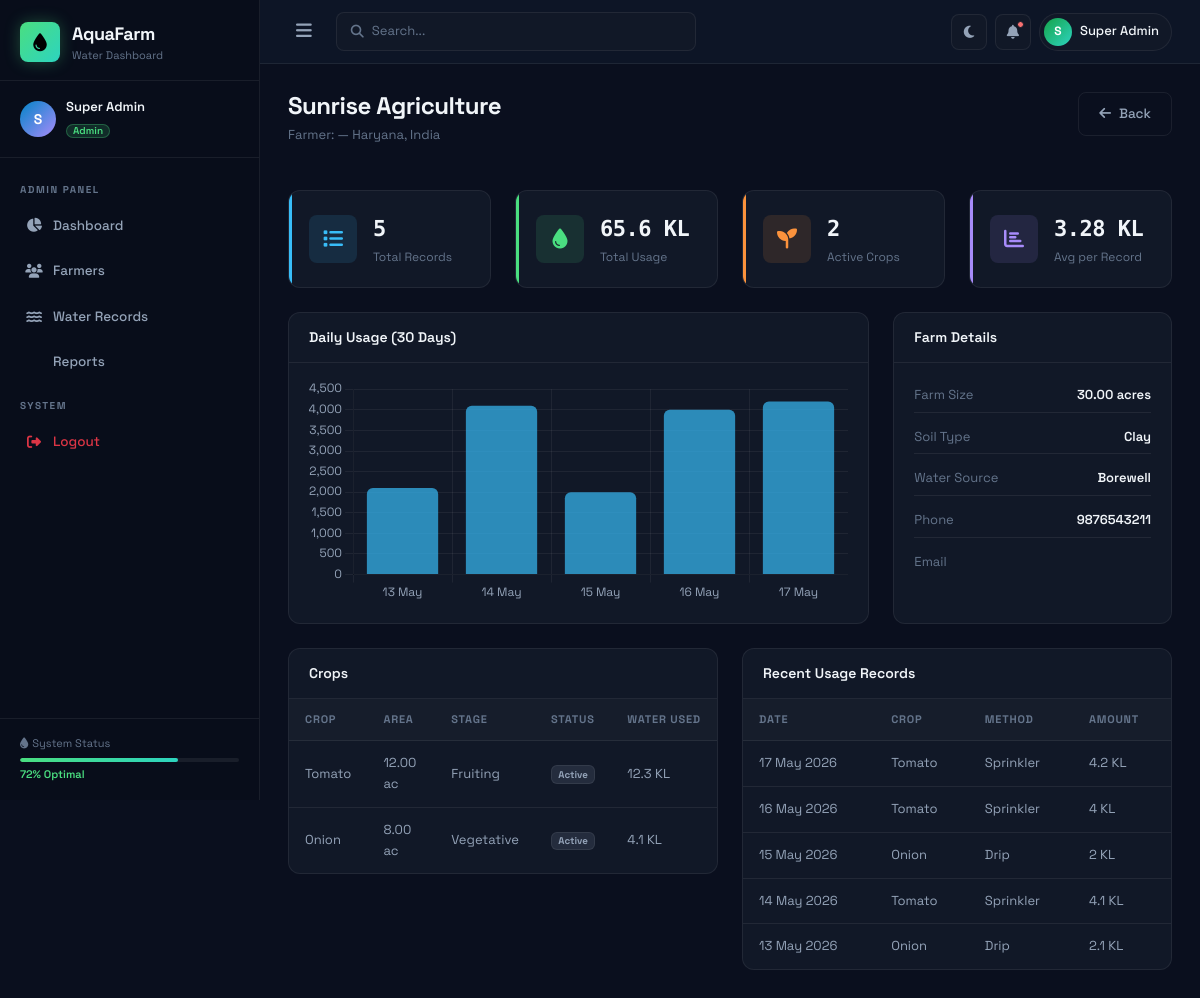
The app's page /admin/viewFarmer/2 (signed in) with its own data.
### tables this page shows
CREATE TABLE IF NOT EXISTS farmers (
    id INT AUTO_INCREMENT PRIMARY KEY,
    user_id INT NOT NULL,
    farm_name VARCHAR(150) NOT NULL,
    location VARCHAR(200) NOT NULL,
    farm_size DECIMAL(10,2) NOT NULL COMMENT 'in acres',
    soil_type ENUM('clay', 'sandy', 'loamy', 'silty', 'peaty', 'chalky') DEFAULT 'loamy',
    water_source ENUM('borewell', 'canal', 'rainwater', 'river', 'tank') DEFAULT 'borewell',
    phone VARCHAR(20) DEFAULT NULL,
    created_at TIMESTAMP DEFAULT CURRENT_TIMESTAMP,
    updated_at TIMESTAMP DEFAULT CURRENT_TIMESTAMP ON UPDATE CURRENT_TIMESTAMP,
    FOREIGN KEY (user_id) REFERENCES users(id) ON DELETE CASCADE
);

CREATE TABLE IF NOT EXISTS crops (
    id INT AUTO_INCREMENT PRIMARY KEY,
    farmer_id INT NOT NULL,
    crop_name VARCHAR(100) NOT NULL,
    crop_type ENUM('cereal', 'vegetable', 'fruit', 'pulse', 'oilseed', 'cash_crop') NOT NULL,
    area_planted DECIMAL(10,2) NOT NULL COMMENT 'in acres',
    planting_date DATE NOT NULL,
    expected_harvest DATE NOT NULL,
    water_requirement DECIMAL(10,2) NOT NULL COMMENT 'liters per day per acre',
    growth_stage ENUM('seedling', 'vegetative', 'flowering', 'fruiting', 'harvest') DEFAULT 'seedling',
    status ENUM('active', 'harvested', 'failed') DEFAULT 'active',
    created_at TIMESTAMP DEFAULT CURRENT_TIMESTAMP,
    FOREIGN KEY (farmer_id) REFERENCES farmers(id) ON DELETE CASCADE
);

CREATE TABLE IF NOT EXISTS water_usage (
    id INT AUTO_INCREMENT PRIMARY KEY,
    farmer_id INT NOT NULL,
    crop_id INT DEFAULT NULL,
    usage_date DATE NOT NULL,
    amount_used DECIMAL(10,2) NOT NULL COMMENT 'in liters',
    irrigation_method ENUM('drip', 'sprinkler', 'flood', 'furrow', 'subsurface') NOT NULL,
    duration_minutes INT NOT NULL,
    pump_power DECIMAL(5,2) DEFAULT NULL COMMENT 'in HP',
    area_irrigated DECIMAL(10,2) DEFAULT NULL COMMENT 'in acres',
    notes TEXT DEFAULT NULL,
    created_at TIMESTAMP DEFAULT CURRENT_TIMESTAMP,
    FOREIGN KEY (farmer_id) REFERENCES farmers(id) ON DELETE CASCADE,
    FOREIGN KEY (crop_id) REFERENCES crops(id) ON DELETE SET NULL
);

### app/core/Controller.php (called while the page is built, shortened)
<?php
class Controller {
    protected function model($model) {
        $modelFile = BASE_PATH . '/app/models/' . $model . '.php';
        if (file_exists($modelFile)) {
            return new $model();
        }
        die("Model {$model} not found.");
    }
    protected function render($view, $data = [], $layout = 'main') {
        extract($data);
        $layoutFile = BASE_PATH . '/app/views/layouts/' . $layout . '.php';
        require_once $layoutFile;
    }
}

### app/controllers/AdminController.php (called while the page is built, shortened)
<?php
class AdminController extends Controller {
    public function viewFarmer($farmerId) {
        $farmerModel = $this->model('FarmerModel');
        $waterModel  = $this->model('WaterUsageModel');
        $cropModel   = $this->model('CropModel');
        $farmer = $farmerModel->findById($farmerId);
        $stats = $farmerModel->getStats($farmerId);
        $dailyUsage = $farmerModel->getDailyUsage($farmerId, 30);
        $crops = $cropModel->getByFarmer($farmerId);
        $recentUsage = $waterModel->getByFarmer($farmerId, 10);
        $this->render('farmers.view', [
            'title'       => 'Farmer Details',
            'farmer'      => $farmer,
            'stats'       => $stats,
            'dailyUsage'  => $dailyUsage,
            'crops'       => $crops,
            'recentUsage' => $recentUsage,
        ], 'main');
    }
}

### app/core/Router.php (called while the page is built, shortened)
<?php
class Router {
    private $url;
    public function __construct() {
        $this->url = $this->parseUrl();
    }
    private function parseUrl() {
        if (isset($_GET['url'])) {
            return filter_var(rtrim($_GET['url'], '/'), FILTER_SANITIZE_URL);
        }
        return '';
    }
    public function route() {
        $urlParts = $this->url ? explode('/', $this->url) : [];
        $methodName = isset($urlParts[1]) && !empty($urlParts[1])
            ? strtolower($urlParts[1])
            : 'index';
        $params = array_slice($urlParts, 2);
        $controller = new $controllerName();
        call_user_func_array([$controller, $methodName], $params);
    }
}

### app/core/App.php (called while the page is built, shortened)
<?php
class App {
    public function __construct() {
        require_once BASE_PATH . '/app/core/Database.php';
        require_once BASE_PATH . '/app/core/Model.php';
        require_once BASE_PATH . '/app/core/Controller.php';
        require_once BASE_PATH . '/app/core/Router.php';
        require_once BASE_PATH . '/app/core/Helper.php';
        $router = new Router();
        $router->route();
    }
}

### public/index.php (called while the page is built, shortened)
<?php
require_once BASE_PATH . '/app/core/App.php';
new App();

### app/core/Database.php (called while the page is built, shortened)
<?php
class Database {
    private static $instance = null;
    private $connection;
    private function __construct() {
        $port = defined('DB_PORT') ? DB_PORT : '3306';
        $dsn = 'mysql:host=' . DB_HOST . ';port=' . $port . ';dbname=' . DB_NAME . ';charset=' . DB_CHARSET;
        $options = [
            PDO::ATTR_ERRMODE            => PDO::ERRMODE_EXCEPTION,
            PDO::ATTR_DEFAULT_FETCH_MODE => PDO::FETCH_ASSOC,
            PDO::ATTR_EMULATE_PREPARES   => false,
        ];
        try {
            $this->connection = new PDO($dsn, DB_USER, DB_PASS, $options);
        } catch (PDOException $e) {
            die(json_encode(['error' => 'Database connection failed: ' . $e->getMessage()]));
        }
    }
    public static function getInstance() {
        if (self::$instance === null) {
            self::$instance = new self();
        }
        return self::$instance;
    }
    public function query($sql, $params = []) {
        $stmt = $this->connection->prepare($sql);
        $stmt->execute($params);
        return $stmt;
    }
    public function fetchAll($sql, $params = []) { return $this->query($sql, $params)->fetchAll(); }
    public function fetch($sql, $params = []) { return $this->query($sql, $params)->fetch(); }
}

### app/core/Model.php (called while the page is built, shortened)
<?php
class Model {
    protected $db;
    protected $table;
    protected $primaryKey = 'id';
    public function __construct() {
        $this->db = Database::getInstance();
    }
    public function findById($id) {
        return $this->db->fetch(
            "SELECT * FROM {$this->table} WHERE {$this->primaryKey} = ?",
            [$id]
        );
    }
}

### app/models/FarmerModel.php (called while the page is built, shortened)
<?php
class FarmerModel extends Model {
    public function getStats($farmerId) {
        return $this->db->fetch(
            "SELECT
                COUNT(DISTINCT wu.id) as total_records,
                COALESCE(SUM(wu.amount_used), 0) as total_usage,
                COALESCE(AVG(wu.amount_used), 0) as avg_usage,
                COUNT(DISTINCT c.id) as crop_count,
                COUNT(DISTINCT irs.id) as scheduled_count
             FROM farmers f
             LEFT JOIN water_usage wu ON wu.farmer_id = f.id
             LEFT JOIN crops c ON c.farmer_id = f.id AND c.status = 'active'
             LEFT JOIN irrigation_schedule irs ON irs.farmer_id = f.id AND irs.status = 'pending'
             WHERE f.id = ?",
            [$farmerId]
        );
    }
    public function getDailyUsage($farmerId, $days = 30) {
        return $this->db->fetchAll(
            "SELECT usage_date, SUM(amount_used) as total
             FROM water_usage
             WHERE farmer_id = ? AND usage_date >= DATE_SUB(CURDATE(), INTERVAL ? DAY)
             GROUP BY usage_date
             ORDER BY usage_date ASC",
            [$farmerId, $days]
        );
    }
}

### app/models/CropModel.php (called while the page is built, shortened)
<?php
class CropModel extends Model {
    public function getByFarmer($farmerId) {
        return $this->db->fetchAll(
            "SELECT c.*, COALESCE(SUM(wu.amount_used), 0) as total_water_used
             FROM crops c
             LEFT JOIN water_usage wu ON wu.crop_id = c.id
             WHERE c.farmer_id = ?
             GROUP BY c.id
             ORDER BY c.status ASC, c.planting_date DESC",
            [$farmerId]
        );
    }
}

### app/models/WaterUsageModel.php (called while the page is built, shortened)
<?php
class WaterUsageModel extends Model {
    public function getByFarmer($farmerId, $limit = null) {
        $sql = "SELECT wu.*, c.crop_name, c.crop_type
                FROM water_usage wu
                LEFT JOIN crops c ON c.id = wu.crop_id
                WHERE wu.farmer_id = ?
                ORDER BY wu.usage_date DESC, wu.id DESC";
        if ($limit) $sql .= " LIMIT {$limit}";
        return $this->db->fetchAll($sql, [$farmerId]);
    }
}

### app/views/farmers/view.php (the view)
<div class="page-header">
    <div>
        <h1 class="page-title"><?= e($farmer['farm_name']) ?></h1>
        <p class="page-subtitle">Farmer: <?= e($farmer['name']) ?> &mdash; <?= e($farmer['location']) ?></p>
    </div>
    <a href="<?= APP_URL ?>/admin/farmers" class="btn-outline-custom"><i class="fas fa-arrow-left me-2"></i>Back</a>
</div>
<div class="row g-4 mb-4">
    <div class="col-sm-6 col-xl-3">
        <div class="stat-card stat-card-blue">
            <div class="stat-icon"><i class="fas fa-list"></i></div>
            <div class="stat-content">
                <div class="stat-value"><?= $stats['total_records'] ?></div>
                <div class="stat-label">Total Records</div>
            </div>
        </div>
    </div>
    <div class="col-sm-6 col-xl-3">
        <div class="stat-card stat-card-green">
            <div class="stat-icon"><i class="fas fa-tint"></i></div>
            <div class="stat-content">
                <div class="stat-value"><?= formatLiters($stats['total_usage']) ?></div>
                <div class="stat-label">Total Usage</div>
            </div>
        </div>
    </div>
    <div class="col-sm-6 col-xl-3">
        <div class="stat-card stat-card-orange">
            <div class="stat-icon"><i class="fas fa-seedling"></i></div>
            <div class="stat-content">
                <div class="stat-value"><?= $stats['crop_count'] ?></div>
                <div class="stat-label">Active Crops</div>
            </div>
        </div>
    </div>
    <div class="col-sm-6 col-xl-3">
        <div class="stat-card stat-card-purple">
            <div class="stat-icon"><i class="fas fa-chart-bar"></i></div>
            <div class="stat-content">
                <div class="stat-value"><?= formatLiters($stats['avg_usage']) ?></div>
                <div class="stat-label">Avg per Record</div>
            </div>
        </div>
    </div>
</div>
<div class="row g-4 mb-4">
    <div class="col-lg-8">
        <div class="card-custom">
            <div class="card-header-custom"><h3 class="card-title-custom">Daily Usage (30 Days)</h3></div>
            <div class="chart-container"><canvas id="farmerChart"></canvas></div>
        </div>
    </div>
    <div class="col-lg-4">
        <div class="card-custom h-100">
            <div class="card-header-custom"><h3 class="card-title-custom">Farm Details</h3></div>
            <div class="card-body-custom">
                <div class="farm-info-mini">
                    <div class="finfo-row"><span>Farm Size</span><strong><?= $farmer['farm_size'] ?> acres</strong></div>
                    <div class="finfo-row"><span>Soil Type</span><strong><?= ucfirst($farmer['soil_type'] ?? '—') ?></strong></div>
                    <div class="finfo-row"><span>Water Source</span><strong><?= ucfirst($farmer['water_source'] ?? '—') ?></strong></div>
                    <div class="finfo-row"><span>Phone</span><strong><?= e($farmer['phone'] ?? '—') ?></strong></div>
                    <div class="finfo-row"><span>Email</span><strong><?= e($farmer['email']) ?></strong></div>
                </div>
            </div>
        </div>
    </div>
</div>
<div class="row g-4 mb-4">
    <div class="col-lg-6">
        <div class="card-custom">
            <div class="card-header-custom"><h3 class="card-title-custom">Crops</h3></div>
            <div class="table-responsive">
                <table class="table-custom">
                    <thead><tr><th>Crop</th><th>Area</th><th>Stage</th><th>Status</th><th>Water Used</th></tr></thead>
                    <tbody>
                        <?php foreach ($crops as $c): ?>
                        <tr>
                            <td><?= e($c['crop_name']) ?></td>
                            <td><?= $c['area_planted'] ?> ac</td>
                            <td><?= ucfirst($c['growth_stage']) ?></td>
                            <td><?= statusBadge($c['status']) ?></td>
                            <td><?= formatLiters($c['total_water_used']) ?></td>
                        </tr>
                        <?php endforeach; ?>
                    </tbody>
                </table>
            </div>
        </div>
    </div>
    <div class="col-lg-6">
        <div class="card-custom">
            <div class="card-header-custom"><h3 class="card-title-custom">Recent Usage Records</h3></div>
            <div class="table-responsive">
                <table class="table-custom">
                    <thead><tr><th>Date</th><th>Crop</th><th>Method</th><th>Amount</th></tr></thead>
                    <tbody>
                        <?php foreach ($recentUsage as $r): ?>
                        <tr>
                            <td><?= formatDate($r['usage_date']) ?></td>
                            <td><?= e($r['crop_name'] ?? '—') ?></td>
                            <td><?= ucfirst($r['irrigation_method']) ?></td>
                            <td><?= formatLiters($r['amount_used']) ?></td>
                        </tr>
                        <?php endforeach; ?>
                    </tbody>
                </table>
            </div>
        </div>
    </div>
</div>
<script>
const fl = <?= json_encode(array_column($dailyUsage, 'usage_date')) ?>;
const fv = <?= json_encode(array_map('floatval', array_column($dailyUsage, 'total'))) ?>;
document.addEventListener('DOMContentLoaded', function() {
    new Chart(document.getElementById('farmerChart'), {
        type: 'bar',
        data: {
            labels: fl.map(d => new Date(d).toLocaleDateString('en-IN', {day:'numeric',month:'short'})),
            datasets: [{ label: 'Liters', data: fv, backgroundColor: 'rgba(56,189,248,0.7)', borderRadius: 6 }]
        },
        options: {
            responsive: true, maintainAspectRatio: false,
            plugins: { legend: { display: false } },
            scales: {
                x: { grid: { color: 'rgba(255,255,255,0.06)' }, ticks: { color: '#94a3b8' } },
                y: { grid: { color: 'rgba(255,255,255,0.06)' }, ticks: { color: '#94a3b8' } }
            }
        }
    });
});
</script>

### app/core/Helper.php (shortened to what this page needs)
<?php
function formatLiters($liters) {
    if ($liters >= 1000) return round($liters / 1000, 2) . ' KL';
    return round($liters, 2) . ' L';
}
function formatDate($date, $format = 'd M Y') {
    return date($format, strtotime($date));
}
function statusBadge($status) {
    $badges = [
        'active'      => '<span class="badge bg-success">Active</span>',
        'harvested'   => '<span class="badge bg-info">Harvested</span>',
        'failed'      => '<span class="badge bg-danger">Failed</span>',
        'pending'     => '<span class="badge bg-warning text-dark">Pending</span>',
        'completed'   => '<span class="badge bg-success">Completed</span>',
        'skipped'     => '<span class="badge bg-secondary">Skipped</span>',
        'rescheduled' => '<span class="badge bg-info">Rescheduled</span>',
    ];
    return $badges[$status] ?? '<span class="badge bg-secondary">' . ucfirst($status) . '</span>';
}
function e($str) {
    return htmlspecialchars($str ?? '', ENT_QUOTES, 'UTF-8');
}

### records on screen
farmers: farm_name "Sunrise Agriculture", location "Haryana, India", farm_size "30.00", soil_type "Clay", water_source "Borewell", phone "9876543211"
crops: crop_name "Tomato", area_planted "12.00", growth_stage "Fruiting", status "Active", total_water_used "12.3 KL"
crops: crop_name "Onion", area_planted "8.00", growth_stage "Vegetative", status "Active", total_water_used "4.1 KL"
water_usage: usage_date "17 May 2026", crop.crop_name "Tomato", irrigation_method "Sprinkler", amount_used "4.2 KL"
water_usage: usage_date "16 May 2026", crop.crop_name "Tomato", irrigation_method "Sprinkler", amount_used "4 KL"
water_usage: usage_date "15 May 2026", crop.crop_name "Onion", irrigation_method "Drip", amount_used "2 KL"
water_usage: usage_date "14 May 2026", crop.crop_name "Tomato", irrigation_method "Sprinkler", amount_used "4.1 KL"
water_usage: usage_date "13 May 2026", crop.crop_name "Onion", irrigation_method "Drip", amount_used "2.1 KL"

### other values on screen
substr($_SESSION['user_name'] ?? 'U', 0, 1) "S"
$_SESSION['user_name'] "Super Admin"
$_SESSION['user_role'] "Admin"
$stats['total_records'] "5"
formatLiters($stats['total_usage']) "65.6 KL"
$stats['crop_count'] "2"
formatLiters($stats['avg_usage']) "3.28 KL"
chart data {{ json_encode(array_column($dailyUsage, 'usage_date')) }} ["2026-05-13","2026-05-14","2026-05-15","2026-05-16","2026-05-17"]
